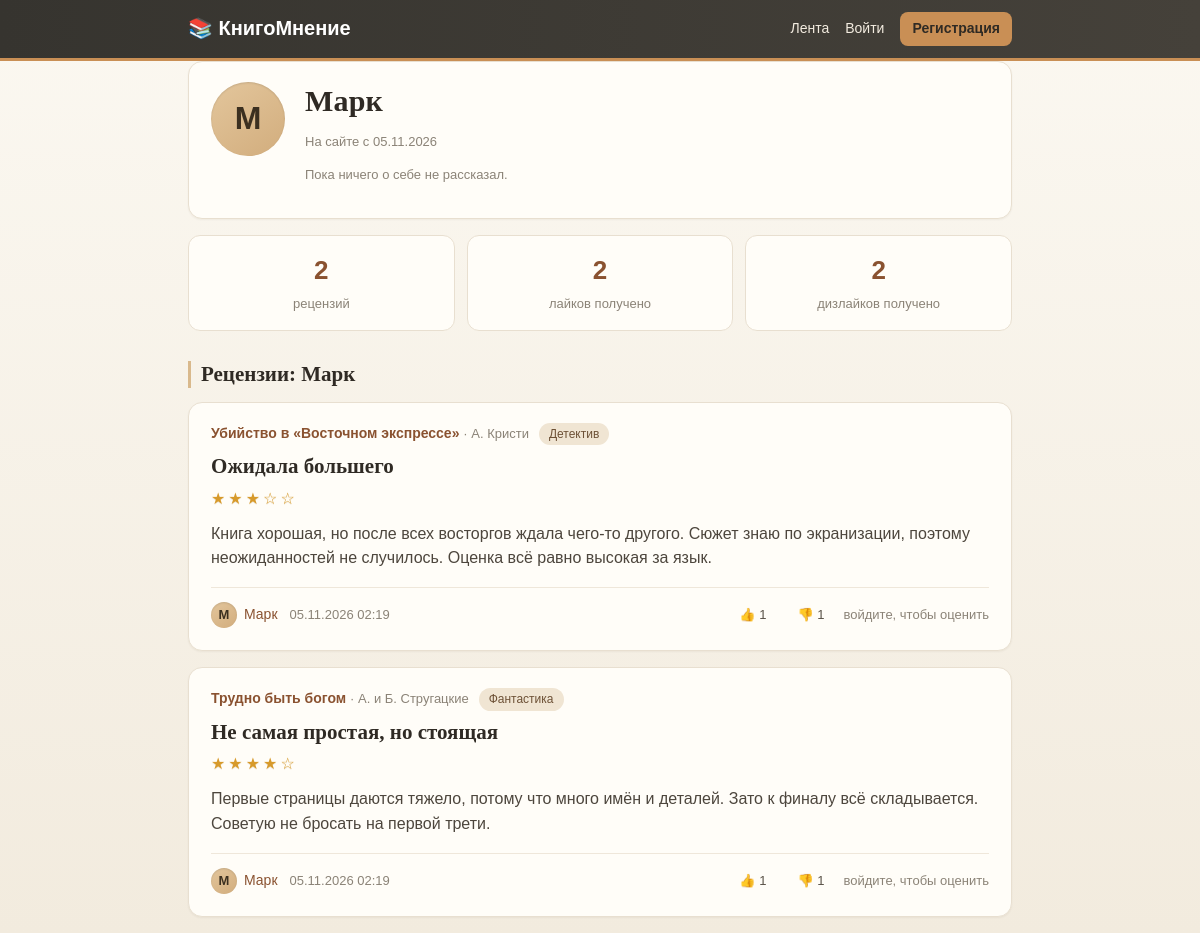
The page /user/mark/ on the database its author committed.
### reviews/models.py (models this page shows, shortened)
class Review(models.Model):
    book = models.ForeignKey(
        Book, verbose_name="Книга", on_delete=models.CASCADE, related_name="reviews"
    )
    author = models.ForeignKey(
        User, verbose_name="Автор рецензии", on_delete=models.CASCADE, related_name="reviews"
    )
    title = models.CharField("Заголовок", max_length=200)
    text = models.TextField("Текст рецензии")
    rating = models.IntegerField("Оценка", choices=RATING_CHOICES, default=5)
    created_at = models.DateTimeField("Дата публикации", auto_now_add=True)
    class Meta:
        ordering = ["-created_at"]  # сначала свежие
        verbose_name = "Рецензия"
        verbose_name_plural = "Рецензии"
    def likes_count(self):
        return self.reactions.filter(value=LIKE).count()
    def dislikes_count(self):
        return self.reactions.filter(value=DISLIKE).count()
    def stars(self):
        return "★" * self.rating + "☆" * (5 - self.rating)

class Book(models.Model):
    title = models.CharField("Название", max_length=200)
    author = models.CharField("Автор книги", max_length=200)
    year = models.PositiveSmallIntegerField("Год издания", blank=True, null=True)
    genre = models.ForeignKey(
        Genre, verbose_name="Жанр", blank=True, null=True,
        on_delete=models.SET_NULL, related_name="books",
    )
    description = models.TextField("Краткое описание", blank=True)
    added_by = models.ForeignKey(
        User, verbose_name="Добавил", on_delete=models.CASCADE, related_name="books"
    )
    created_at = models.DateTimeField("Дата добавления", auto_now_add=True)
    class Meta:
        ordering = ["title"]
        verbose_name = "Книга"
        verbose_name_plural = "Книги"

class Genre(models.Model):
    name = models.CharField("Название жанра", max_length=100, unique=True)
    class Meta:
        ordering = ["name"]
        verbose_name = "Жанр"
        verbose_name_plural = "Жанры"

### reviews/views.py (the view)
# urls.py: path("user/<str:username>/", views.profile, name="profile"),
def profile(request, username):
    person = get_object_or_404(User, username=username)
    person_profile = get_profile(person)
    reviews = Review.objects.filter(author=person).select_related("book").order_by("-created_at")
    reviews = mark_my_reactions(reviews[:20], request.user)
    return render(request, "reviews/profile.html", {
        "person": person,
        "person_profile": person_profile,
        "reviews": reviews,
        "reviews_count": Review.objects.filter(author=person).count(),
        "likes_got": Reaction.objects.filter(review__author=person, value=LIKE).count(),
        "dislikes_got": Reaction.objects.filter(review__author=person, value=DISLIKE).count(),
    })

### reviews/models.py (called while the page is built)
def get_profile(user):
    profile, _ = Profile.objects.get_or_create(user=user)
    return profile

### reviews/views.py (called while the page is built)
def mark_my_reactions(reviews, user):
    reviews = list(reviews)
    ids = [review.pk for review in reviews]
    my = {}
    if user.is_authenticated and ids:
        pairs = Reaction.objects.filter(user=user, review_id__in=ids).values_list(
            "review_id", "value"
        )
        my = dict(pairs)  # получится словарь вида {номер рецензии: 1 или -1}
    for review in reviews:
        value = my.get(review.pk, 0)  # 0 — человек ещё не оценивал
        review.i_liked = value == LIKE
        review.i_disliked = value == DISLIKE
    return reviews

### templates/reviews/profile.html (shortened to what this page needs)
{% extends "base.html" %}
{% block content %}
{% with name=person.first_name|default:person.username %}
<div class="card profile-head">
    <div class="avatar big-avatar">{{ name|first|upper }}</div>
    <div class="profile-info">
        <h1>{{ name }}</h1>
        <p class="muted">На сайте с {{ person.date_joined|date:"d.m.Y" }}</p>
        {% if person_profile.bio %}
            <p>{{ person_profile.bio|linebreaks }}</p>
        {% else %}
            <p class="muted">Пока ничего о себе не рассказал.</p>
        {% endif %}
    </div>
</div>
<div class="stats">
    <div><strong>{{ reviews_count }}</strong><span>рецензий</span></div>
    <div><strong>{{ likes_got }}</strong><span>лайков получено</span></div>
    <div><strong>{{ dislikes_got }}</strong><span>дизлайков получено</span></div>
</div>
<h2 class="section-title">Рецензии: {{ name }}</h2>
{% for review in reviews %}
    {% include "reviews/_review_card.html" %}
{% empty %}
    <div class="empty">
        Рецензий пока нет.
        {% if user == person %}<a href="{% url 'review_add' %}">Написать первую</a>{% endif %}
    </div>
{% endfor %}
{% endwith %}
{% endblock %}

### templates/base.html (shortened to what this page needs)
{% load static %}
<!DOCTYPE html>
<html lang="ru">
<head>
    <link rel="stylesheet" href="{% static 'css/style.css' %}">
</head>
<body>
<header class="site-header">
    <div class="wrap header-inner">
        <a class="logo" href="{% url 'feed' %}">📚 <span>КнигоМнение</span></a>
        <nav>
            <a href="{% url 'feed' %}">Лента</a>
            {% if user.is_authenticated %}
                <a href="{% url 'review_add' %}">Написать</a>
                <a href="{% url 'book_add' %}">Добавить книгу</a>
                <a href="{% url 'profile' user.username %}">{{ user.first_name|default:user.username }}</a>
                <form class="logout" method="post" action="{% url 'logout' %}">
                    {% csrf_token %}
                    <button type="submit">Выйти</button>
                </form>
            {% else %}
                <a href="{% url 'login' %}">Войти</a>
                <a class="btn-small" href="{% url 'signup' %}">Регистрация</a>
            {% endif %}
        </nav>
    </div>
</header>
<main class="wrap">
    {% block content %}{% endblock %}
</main>
</body>
</html>

### templates/reviews/_review_card.html
<article class="card">
    <div class="card-top">
        <a class="book-link" href="{% url 'book_detail' review.book.pk %}">{{ review.book.title }}</a>
        <span class="muted">· {{ review.book.author }}</span>
        {% if review.book.genre %}<span class="tag">{{ review.book.genre.name }}</span>{% endif %}
    </div>
    <h2><a href="{% url 'review_detail' review.pk %}">{{ review.title }}</a></h2>
    <div class="stars">{{ review.stars }}</div>
    <p class="excerpt">{{ review.text|truncatewords:35 }}</p>
    <div class="card-bottom">
        {% with name=review.author.first_name|default:review.author.username %}
        <a class="author" href="{% url 'profile' review.author.username %}">
            <span class="avatar">{{ name|first|upper }}</span>{{ name }}
        </a>
        {% endwith %}
        <span class="muted">{{ review.created_at|date:"d.m.Y H:i" }}</span>
        {% include "reviews/_reactions.html" %}
    </div>
</article>

### templates/reviews/_reactions.html
<div class="reactions">
    {% if user.is_authenticated %}
        <form method="post" action="{% url 'react' review.pk 'like' %}">
            {% csrf_token %}
            <input type="hidden" name="next" value="{{ request.get_full_path }}">
            <button type="submit" class="react {% if review.i_liked %}on-like{% endif %}">
                👍 {{ review.likes_count }}
            </button>
        </form>
        <form method="post" action="{% url 'react' review.pk 'dislike' %}">
            {% csrf_token %}
            <input type="hidden" name="next" value="{{ request.get_full_path }}">
            <button type="submit" class="react {% if review.i_disliked %}on-dislike{% endif %}">
                👎 {{ review.dislikes_count }}
            </button>
        </form>
    {% else %}
        <span class="react static">👍 {{ review.likes_count }}</span>
        <span class="react static">👎 {{ review.dislikes_count }}</span>
        <a class="hint" href="{% url 'login' %}">войдите, чтобы оценить</a>
    {% endif %}
</div>

### static/css/style.css (style rules this page uses)
* { box-sizing: border-box; }
body { margin: 0; background-color: #f7f3eb; background-image: linear-gradient(180deg, #fbf8f1 0%, #f2ebde 100%); background-attachment: fixed; color: #2f2a24; font: 16px/1.55 Arial, Helvetica, sans-serif; }
a { color: #8a5230; text-decoration: none; }
.wrap { max-width: 860px; margin: 0 auto; padding: 0 18px; }
.site-header { background: linear-gradient(90deg, #36342f, #45413a); border-bottom: 3px solid #c98f55; }
.header-inner { display: flex; align-items: center; justify-content: space-between; gap: 16px; flex-wrap: wrap; padding-top: 12px; padding-bottom: 12px; }
.logo { color: #fff; font-size: 20px; font-weight: bold; white-space: nowrap; }
.site-header nav { display: flex; align-items: center; gap: 16px; flex-wrap: wrap; }
.site-header nav a { color: #f3ece0; font-size: 14px; }
.btn-small { background: #c98f55; color: #2f2a24 !important; padding: 6px 12px; border-radius: 8px; font-weight: bold; transition: background .18s ease; }
main { padding-top: 28px; padding-bottom: 46px; min-height: 70vh; }
h1 { font: bold 30px/1.25 Georgia, "Times New Roman", serif; margin: 0 0 12px; letter-spacing: .2px; }
h2 { font: bold 21px/1.3 Georgia, "Times New Roman", serif; margin: 0 0 8px; }
h2 a { color: #2f2a24; }
.section-title { margin: 30px 0 14px; border-left: 3px solid #d9b98c; padding-left: 10px; }
.card { background: #fffdf8; border: 1px solid #e8dfd0; border-radius: 14px; padding: 20px 22px; margin-bottom: 16px; box-shadow: 0 1px 2px rgba(60, 45, 25, .05); transition: box-shadow .2s ease; }
.card-top { font-size: 14px; margin-bottom: 8px; }
.book-link { font-weight: bold; }
.card h2 { margin-bottom: 6px; }
.excerpt { color: #4d463d; margin: 10px 0 16px; }
.card-bottom { display: flex; align-items: center; gap: 12px; flex-wrap: wrap; border-top: 1px solid #efe7da; padding-top: 12px; }
.card-bottom .reactions { margin-left: auto; }
.muted { color: #8b8377; font-size: 13px; }
.tag { display: inline-block; background: #f0e5d3; color: #6d5136; border-radius: 20px; padding: 2px 10px; font-size: 12px; margin-left: 6px; }
.stars { color: #d79a2b; letter-spacing: 3px; font-size: 16px; text-shadow: 0 1px 0 rgba(120, 80, 10, .12); }
.author { display: inline-flex; align-items: center; gap: 7px; font-size: 14px; }
.avatar { display: inline-flex; align-items: center; justify-content: center; width: 26px; height: 26px; border-radius: 50%; background: linear-gradient(145deg, #e3c69c, #d2ad7d); box-shadow: inset 0 1px 2px rgba(0, 0, 0, .12); color: #3c3020; font-weight: bold; font-size: 13px; }
.big-avatar { width: 74px; height: 74px; font-size: 32px; flex: 0 0 74px; }
.reactions { display: flex; align-items: center; gap: 7px; flex-wrap: wrap; }
.react { background: #f5efe4; border: 1px solid #e3d7c4; border-radius: 20px; padding: 4px 11px; font-size: 13px; color: #5b5349; cursor: pointer; font-family: inherit; transition: background .18s ease, border-color .18s ease; }
.react.static { cursor: default; background: transparent; border-color: transparent; }
.hint { font-size: 13px; color: #8b8377; }
.profile-head { display: flex; gap: 20px; align-items: flex-start; flex-wrap: wrap; }
.profile-info { flex: 1 1 300px; }
.stats { display: flex; gap: 12px; flex-wrap: wrap; margin: 16px 0; }
.stats div { flex: 1 1 150px; background: #fffdf8; border: 1px solid #e8dfd0; border-radius: 12px; padding: 14px; text-align: center; }
.stats strong { display: block; font-size: 26px; color: #8a5230; }
.stats span { font-size: 13px; color: #8b8377; }

### rows shown on the page
Review: book "Убийство в «Восточном экспрессе»", book.author "А. Кристи", book.genre.name "Детектив", title "Ожидала большего", stars "★★★☆☆", text "Книга хорошая, но после всех восторгов ждала чего-то другого. Сюжет знаю по экранизации, поэтому неожиданностей не случилось. Оценка всё равно высокая за язык.", author|first "М", author "Марк", created_at "05.11.2026 02:19", likes_count "1", dislikes_count "1"
Review: book "Трудно быть богом", book.author "А. и Б. Стругацкие", book.genre.name "Фантастика", title "Не самая простая, но стоящая", stars "★★★★☆", text "Первые страницы даются тяжело, потому что много имён и деталей. Зато к финалу всё складывается. Советую не бросать на первой трети.", author|first "М", author "Марк", created_at "05.11.2026 02:19", likes_count "1", dislikes_count "1"

### other values the page prints
{{ name|first|upper }} "М"
{{ name }} "Марк"
{{ person.date_joined|date:"d.m.Y" }} "05.11.2026"
{{ reviews_count }} "2"
{{ likes_got }} "2"
{{ dislikes_got }} "2"
